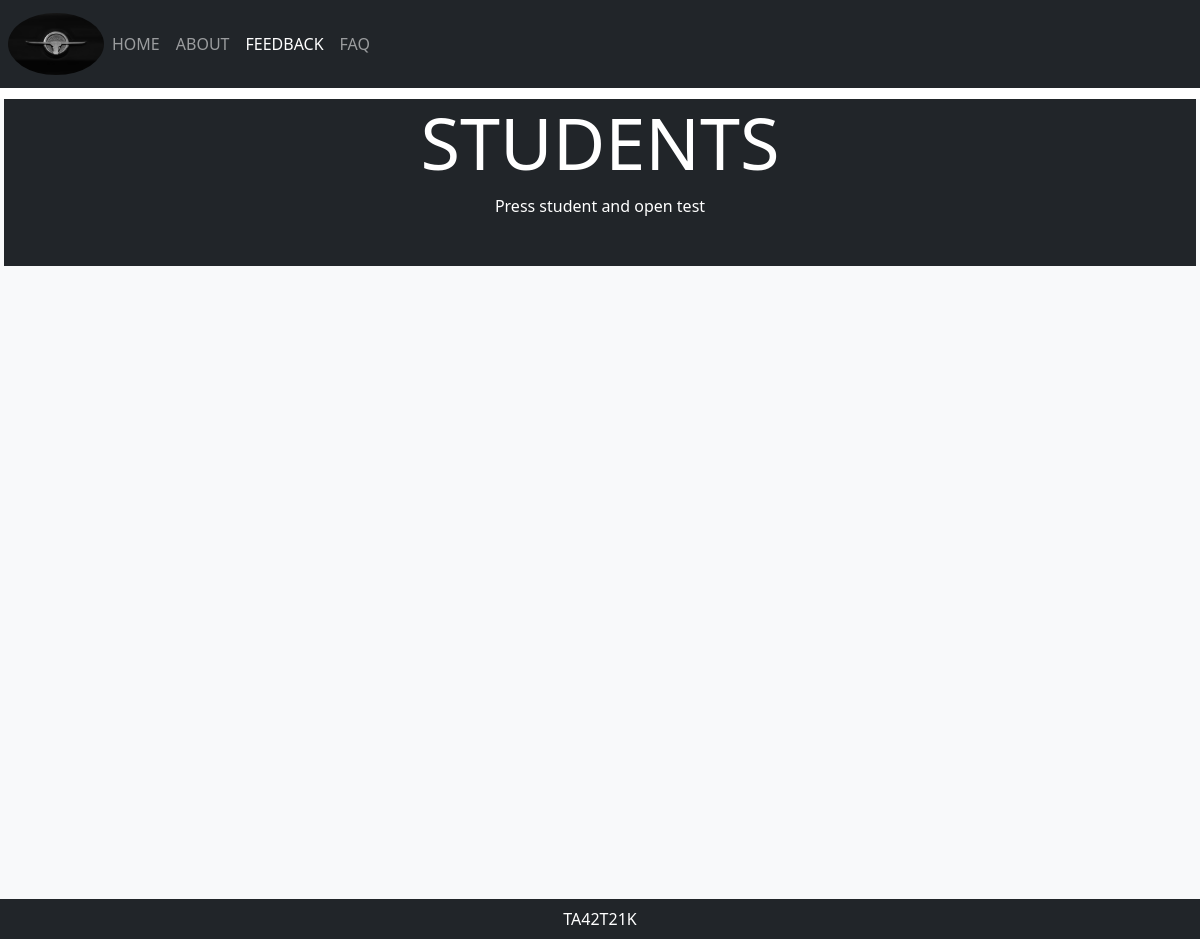
Page /index.php?page=feedback&user=teacher on the earlier database version.
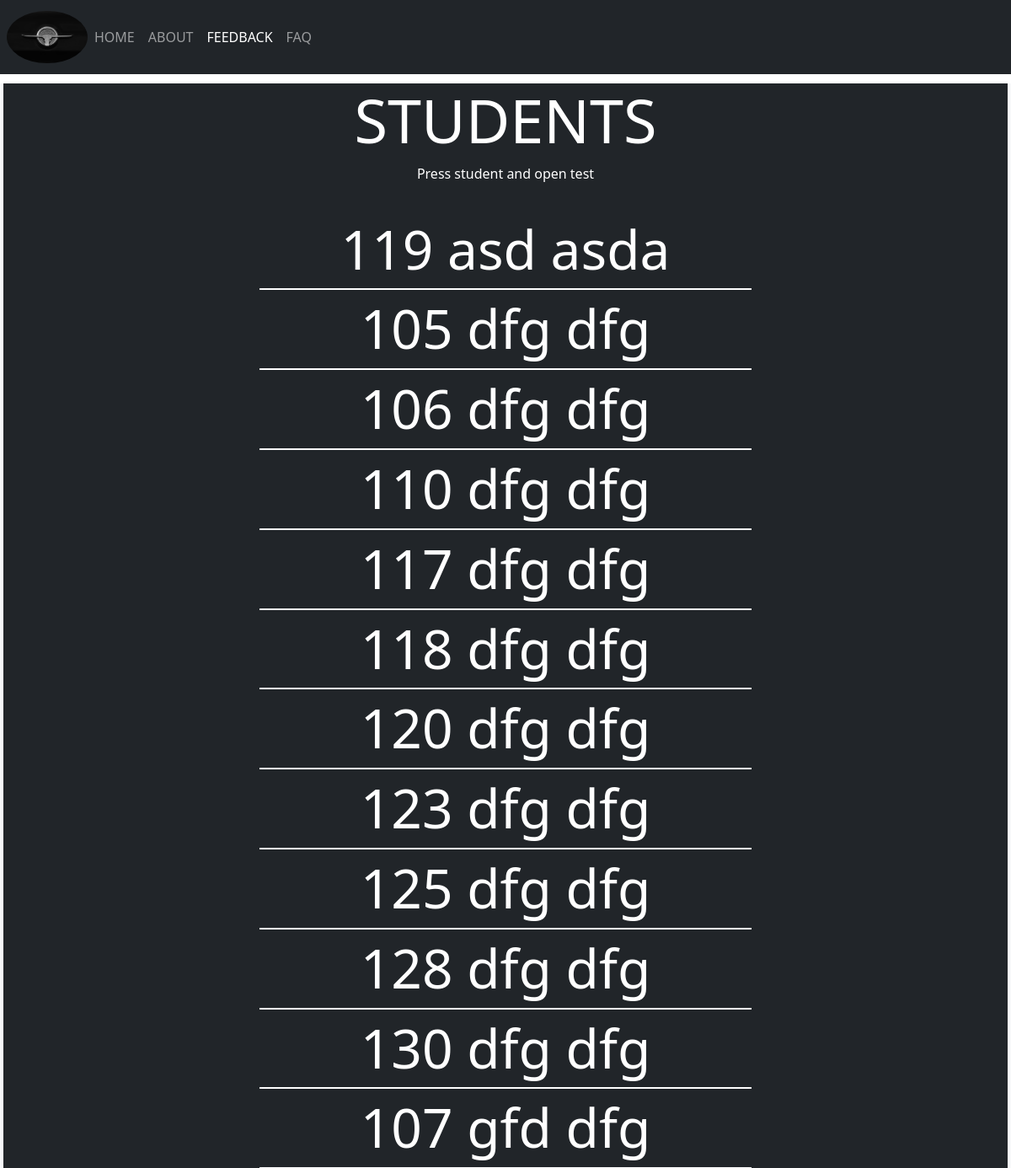
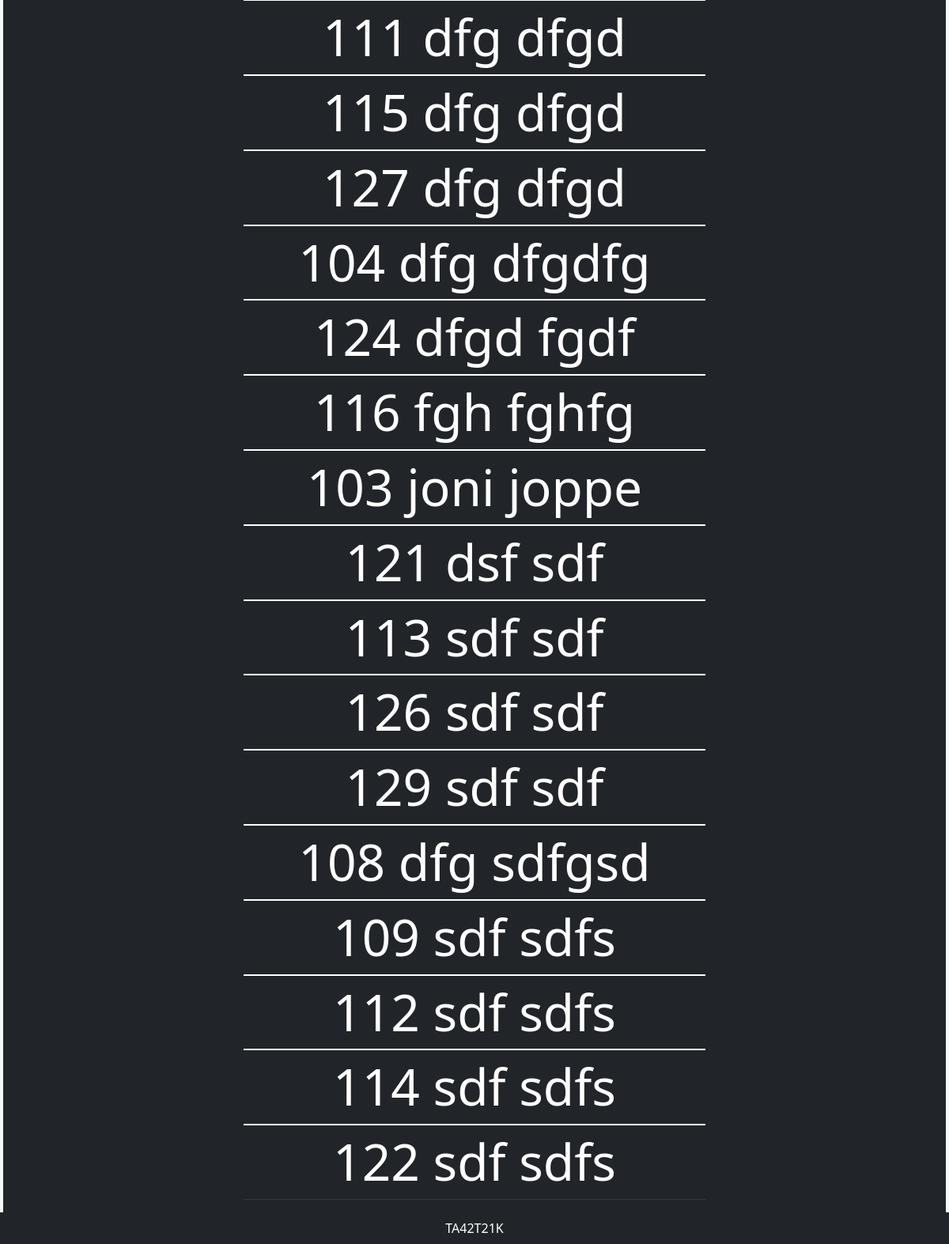
Same page on the later database version (2 pictures, top to bottom).
### tables this page shows
CREATE TABLE `test` (
  `testID` int(11) NOT NULL,
  `studentID` int(11) NOT NULL,
  `questionID` int(11) NOT NULL,
  `question_1` varchar(255) DEFAULT NULL,
  `question_2` varchar(255) DEFAULT NULL,
  `question_3` varchar(255) DEFAULT NULL,
  `opt_1_1` varchar(255) DEFAULT NULL,
  `opt_1_2` varchar(255) DEFAULT NULL,
  `opt_1_3` varchar(255) DEFAULT NULL,
  `opt_2_1` varchar(255) DEFAULT NULL,
  `opt_2_2` varchar(255) DEFAULT NULL,
  `opt_2_3` varchar(255) DEFAULT NULL,
  `opt_3_1` varchar(255) DEFAULT NULL,
  `opt_3_2` varchar(255) DEFAULT NULL,
  `opt_3_3` varchar(255) DEFAULT NULL,
  `user_answer_1` varchar(255) DEFAULT NULL,
  `user_answer_2` varchar(255) DEFAULT NULL,
  `user_answer_3` varchar(255) DEFAULT NULL,
  `score` int(1) DEFAULT NULL,
  `teacher_feedback` varchar(255) DEFAULT NULL,
  `creationDate` date DEFAULT NULL
);

CREATE TABLE `student` (
  `studentID` int(3) NOT NULL,
  `first_name` varchar(32) NOT NULL,
  `last_name` varchar(32) NOT NULL,
  `email` varchar(32) NOT NULL
);

### includes/feedback.php (the view, shortened to what this page needs)
<?php
  require_once('includes/dbConnect.php');
  $sql = "SELECT * FROM test INNER JOIN student ON test.studentID = student.studentID ORDER BY student.last_name, student.first_name, student.studentID";
  $result = $conn -> query($sql);
  $rows = mysqli_num_rows($result);
?>
<div class="container-fluid d-flex flex-column align-items-center justify-content-center text-center bg-dark">
  <div class='FAQ-header text-white'>
    <h1 class="display-2">STUDENTS</h1>
    <div class='FAQ-instruction'>
      <p>Press student and open test</p>
    </div>
  </div>
  <table id="feedback-table" class="table table-dark table-striped table-hover w-50 text-center">
      <?php
        if($rows > 0) {
          $i = 0;
          while($i < $rows) {
            while($row = $result -> fetch_assoc()) {
              for($x = 0; $x < 1; $x++) {
                $studentID = $row['studentID'];
                $first_name = $row['first_name'];
                $last_name = $row['last_name'];
                echo "<thead>";
                echo "<th colspan='2' class='student-name display-3'>" . $studentID . " " . $first_name . " " . $last_name . "</th>";
                echo "</thead>";
              }
            }
            $i++;
          }
        }
      ?>
  </table>
</div>

### includes/head.php (shortened to what this page needs)
<!DOCTYPE html>
<html lang="en">
<head>
  <link href="https://cdn.jsdelivr.net/npm/bootstrap@5.1.3/dist/css/bootstrap.min.css" rel="stylesheet">
  <link href="css/style.css" rel="stylesheet">
</head>
<body>
  <div class="container-fluid px-0">

### index.php (shortened to what this page needs)
<?php
  if(isset($_GET['page'])) $page = $_GET['page']; else $page = '';
  if(isset($_GET['user'])) $user = $_GET['user']; else $user = '';
?>
<?php require('includes/head.php') ?>
<?php
  if($user == 'student') require('includes/header_student.php');
  elseif($user == 'teacher') require('includes/header_teacher.php');
  else require('includes/header_default.php');
?>
<?php require('includes/main.php') ?>
<?php require('includes/footer.php') ?>

### includes/header_teacher.php (shortened to what this page needs)
  <header id="header-container">
    <nav class="navbar fixed-top navbar-expand-sm bg-dark navbar-dark px-2">
      <a class="navbar-brand m-0" href="index.php">
        <img id="mainlogo" class="img-fluid d-block" src="img/testlogo.jpg" alt="logo">
      </a>
      <div class="collapse navbar-collapse" id="collapsibleNavbar">
        <ul class="navbar-nav">
          <li class="nav-item">
            <a id="home-link" class="nav-link <?php if($page == '') echo 'active' ?>" href="index.php?user=teacher">HOME</a>
          </li>
          <li class="nav-item">
            <a class="nav-link <?php if($page == 'about') echo 'active' ?>" href="index.php?page=about&user=teacher">ABOUT</a>
          </li>
          <li class="nav-item">
            <a class="nav-link <?php if($page == 'feedback') echo 'active' ?>" href="index.php?page=feedback&user=teacher">FEEDBACK</a>
          </li>
          <li class="nav-item">
            <a class="nav-link <?php if($page == 'faq') echo 'active' ?>" href="index.php?page=faq&user=teacher">FAQ</a>
          </li>
        </ul>
      </div>
    </nav>
</header>

### includes/main.php (shortened to what this page needs)
<main class="container-fluid px-1 bg-light min-vh-100">
  <?php
    if($page == '' && $user == '') include('indexmodal.php');
    elseif($page == 'about') include('about.php');
    elseif($page == 'faq') include('faq.php');
    elseif($page == 'test') include('test.php');
    elseif($page == 'feedback') include('feedback.php');
    elseif($page == 'testpage') include('testpage.php');
  ?>
</main>

### includes/footer.php (shortened to what this page needs)
<footer class="container-fluid bg-dark p-2">
  <p class="text-white text-center m-0">TA42T21K</p>
</footer>
</div> <?php  ?>
</body>
</html>

### css/style.css (style rules this page uses)
#mainlogo { max-width: 6rem; width: 100%; border-radius: 50% !important; }
#header-container { margin-bottom: 6.2rem !important; }
.FAQ-header { padding-bottom: 1rem; display: none; }
.FAQ-instruction { display: none; }

Differences in the rows shown:
added test: studentID.studentID "119", studentID.first_name "asd", studentID.last_name "asda"
added test: studentID.studentID "105", studentID.first_name "dfg", studentID.last_name "dfg"
added test: studentID.studentID "106", studentID.first_name "dfg", studentID.last_name "dfg"
added test: studentID.studentID "110", studentID.first_name "dfg", studentID.last_name "dfg"
added test: studentID.studentID "117", studentID.first_name "dfg", studentID.last_name "dfg"
added test: studentID.studentID "118", studentID.first_name "dfg", studentID.last_name "dfg"
added test: studentID.studentID "120", studentID.first_name "dfg", studentID.last_name "dfg"
added test: studentID.studentID "123", studentID.first_name "dfg", studentID.last_name "dfg"
added test: studentID.studentID "125", studentID.first_name "dfg", studentID.last_name "dfg"
added test: studentID.studentID "128", studentID.first_name "dfg", studentID.last_name "dfg"
added test: studentID.studentID "130", studentID.first_name "dfg", studentID.last_name "dfg"
added test: studentID.studentID "107", studentID.first_name "gfd", studentID.last_name "dfg"
added test: studentID.studentID "111", studentID.first_name "dfg", studentID.last_name "dfgd"
added test: studentID.studentID "115", studentID.first_name "dfg", studentID.last_name "dfgd"
added test: studentID.studentID "127", studentID.first_name "dfg", studentID.last_name "dfgd"
added test: studentID.studentID "104", studentID.first_name "dfg", studentID.last_name "dfgdfg"
added test: studentID.studentID "124", studentID.first_name "dfgd", studentID.last_name "fgdf"
added test: studentID.studentID "116", studentID.first_name "fgh", studentID.last_name "fghfg"
added test: studentID.studentID "103", studentID.first_name "joni", studentID.last_name "joppe"
added test: studentID.studentID "121", studentID.first_name "dsf", studentID.last_name "sdf"
added test: studentID.studentID "113", studentID.first_name "sdf", studentID.last_name "sdf"
added test: studentID.studentID "126", studentID.first_name "sdf", studentID.last_name "sdf"
added test: studentID.studentID "129", studentID.first_name "sdf", studentID.last_name "sdf"
added test: studentID.studentID "108", studentID.first_name "dfg", studentID.last_name "sdfgsd"
added test: studentID.studentID "109", studentID.first_name "sdf", studentID.last_name "sdfs"
added test: studentID.studentID "112", studentID.first_name "sdf", studentID.last_name "sdfs"
added test: studentID.studentID "114", studentID.first_name "sdf", studentID.last_name "sdfs"
added test: studentID.studentID "122", studentID.first_name "sdf", studentID.last_name "sdfs"
